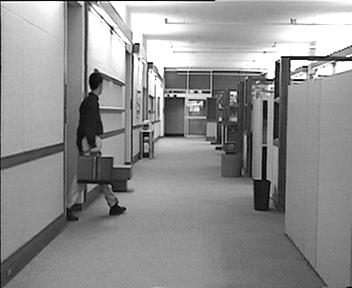
%> input picture week4/frame_1.jpg, 352 x 288 px
$ octave Homework4.m   (GNU Octave 9; MATLAB toolbox functions it lacks are replaced by stand-ins)
%> lines starting %> are read from the running program, lines starting %| are printed output that depends on the picture
% read the image file
I_1 = double(imread('./frame_1.jpg'));
%> I_1: size 288x352 double; min 0, max 255, mean 143.9; mean of the top-left, top-right, bottom-left and bottom-right quarters 169.5, 159.4, 125.5, 121
I_2 = double(imread('./frame_2.jpg'));
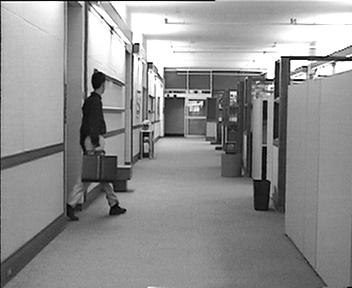
%> input picture week4/frame_2.jpg, 352 x 288 px
%> I_2: size 288x352 double; min 0, max 255, mean 143.9; mean of the top-left, top-right, bottom-left and bottom-right quarters 169.7, 159.5, 125.4, 121
figure(1)
subplot(3,1,1)
imshow(I_1/255);
subplot(3,1,2)
imshow(I_2/255);

% get the target block
B_target = zeros(32,32);
for i=65:96
    for j=81:112
        B_target(i-64,j-80)=I_2(i,j);
    end
end
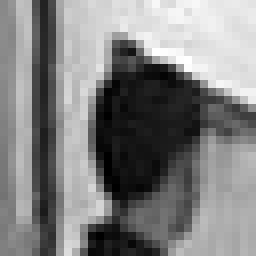
%> B_target: size 32x32 double (shown 8 times larger); min 0, max 255, mean 128.6
subplot(3,1,3)
imshow(B_target/255)

% search the block in I1 which has smallest MAE
min_x=1;
min_y=1;
min_MAE=intmax('int32');

for start_x=1:257
    for start_y=1:321
        tmp_block=I_1(start_x:start_x+31,start_y:start_y+31);
        tmp_MAE = sum(sum(abs(tmp_block-B_target)))/(32*32);
        if(tmp_MAE<min_MAE)
            min_MAE=tmp_MAE;
            min_x=start_x;
            min_y=start_y;
        end
    end
end
%> after the loop, min_MAE = 22.99; min_x = 65; min_y = 81

% print
min_x
%> min_x = 65
min_y
%> min_y = 81
min_x+min_y
%> ans = 146
min_MAE
%> min_MAE = 22.99
